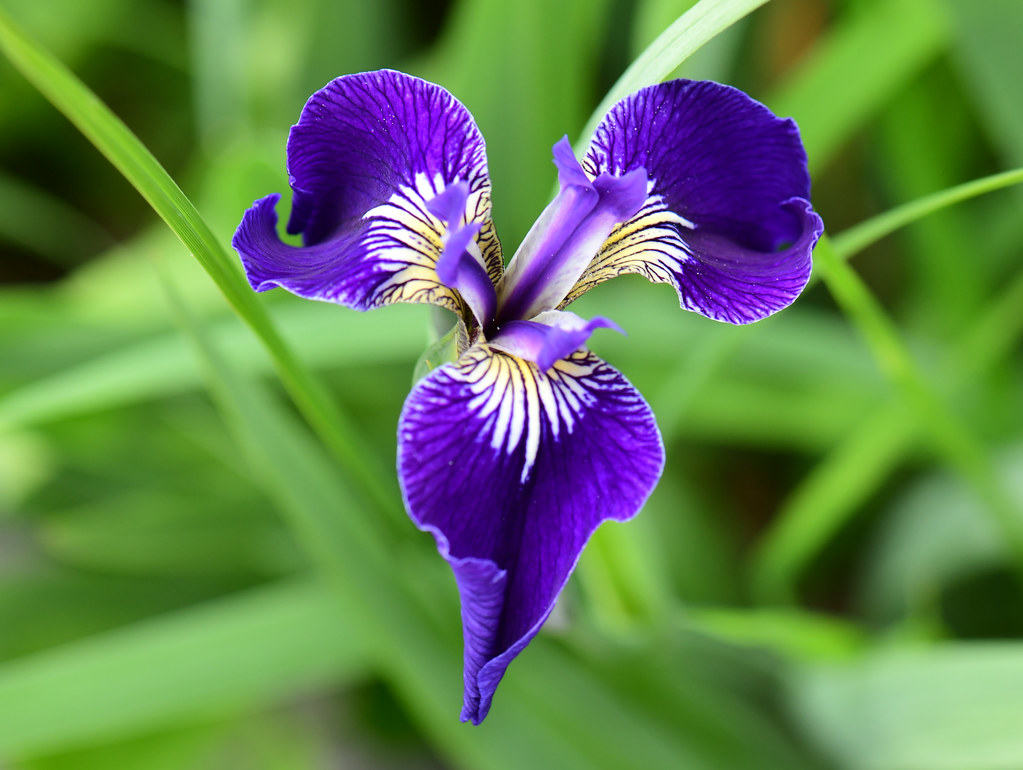
#> input picture image1.jpg, 1023 x 770 px
$ python ejercicio2ultimo.py
#> lines starting #> are read from the running program, lines starting #| are printed output that depends on the picture; after the words box and inside, x2 and y2 are one past the last pixel; in counts of white or black regions, pixels touching at a corner belong together
import cv2
import numpy as np
import matplotlib.pyplot as plt
from sklearn.tree import DecisionTreeClassifier

# 1. Cargar la imagen
image = cv2.imread('image1.jpg')  # Cambia 'flor.jpg' por la ruta de tu imagen
#> image is the input picture: shape (770, 1023, 3); mean B, G, R 82.6, 127.8, 98.7

# 2. Convertir la imagen a escala de grises
gray = cv2.cvtColor(image, cv2.COLOR_BGR2GRAY)
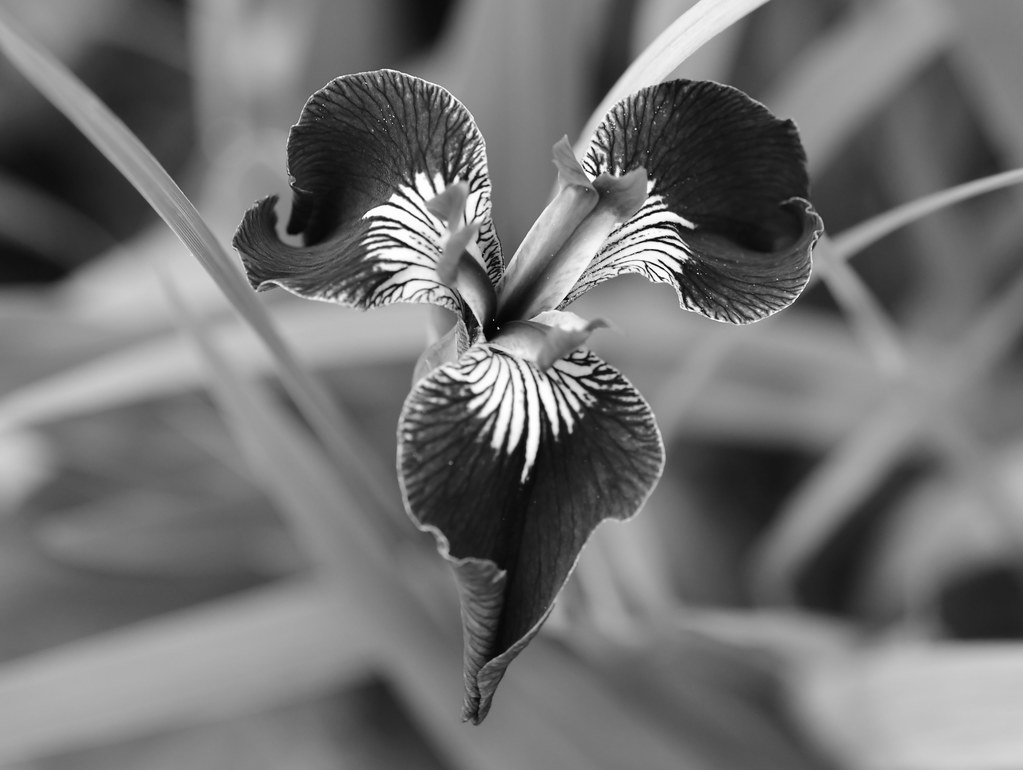
#> gray: shape (770, 1023); min 1, max 255, mean 114

# 3. Aplicar un umbral para segmentar la flor del fondo
_, thresh = cv2.threshold(gray, 120, 255, cv2.THRESH_BINARY)
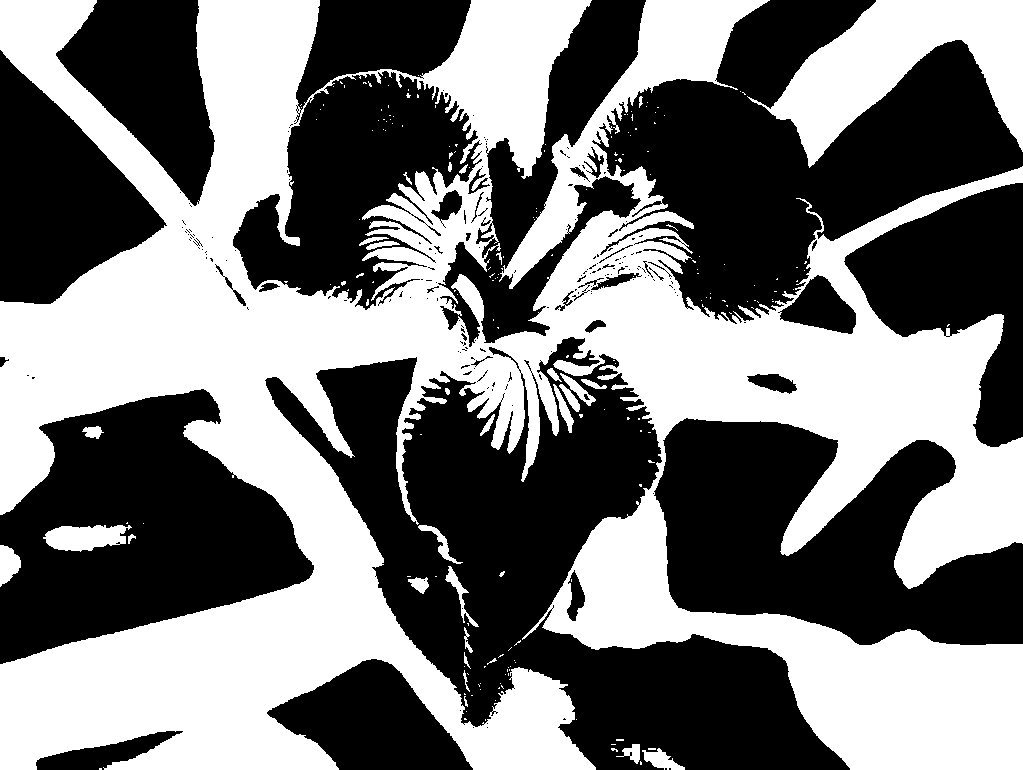
#> thresh: shape (770, 1023); 46.9% white; 199 white regions (168 under 20 px)

# Mostrar la imagen original y la imagen umbralizada
plt.figure(figsize=(12, 6))

plt.subplot(1, 2, 1)
plt.title('Imagen Original')
plt.imshow(cv2.cvtColor(image, cv2.COLOR_BGR2RGB))

plt.subplot(1, 2, 2)
plt.title('Imagen Umbralizada')
plt.imshow(thresh, cmap='gray')

plt.show()
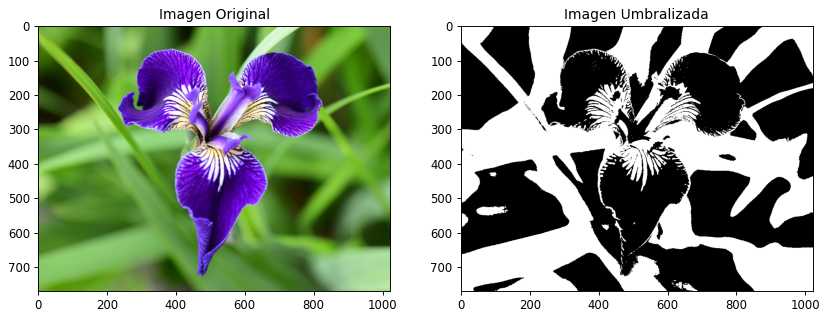
#> figure drawn by matplotlib, 2 panels

# 4. Encontrar contornos en la imagen umbralizada
contours, _ = cv2.findContours(thresh, cv2.RETR_EXTERNAL, cv2.CHAIN_APPROX_SIMPLE)
#> contours = 151 contours, 132 with area under 20; largest, box (x1, y1, x2, y2) and area: (0, 0, 1023, 770) 374281, (747, 0, 1023, 168) 19640, (43, 525, 132, 552) 1578, (0, 545, 21, 587) 547, (642, 748, 685, 770) 404

# 5. Seleccionar el contorno más grande (la flor)
largest_contour = max(contours, key=cv2.contourArea)
#> largest_contour = contour of 6558 points, box (x1, y1, x2, y2) (0, 0, 1023, 770), area 374281

# 6. Calcular el área y el perímetro de la flor
area = cv2.contourArea(largest_contour)
#> area = 374281
perimeter = cv2.arcLength(largest_contour, True)
#> perimeter = 15587.8

# 7. Ajustar un rectángulo delimitador para obtener dimensiones aproximadas (altura y ancho)
x, y, w, h = cv2.boundingRect(largest_contour)
#> x = 0; y = 0; w = 1023; h = 770

# Mostrar el contorno y el rectángulo delimitador
image_with_contour = image.copy()
cv2.drawContours(image_with_contour, [largest_contour], -1, (0, 255, 0), 2)
cv2.rectangle(image_with_contour, (x, y), (x + w, y + h), (0, 0, 255), 2)
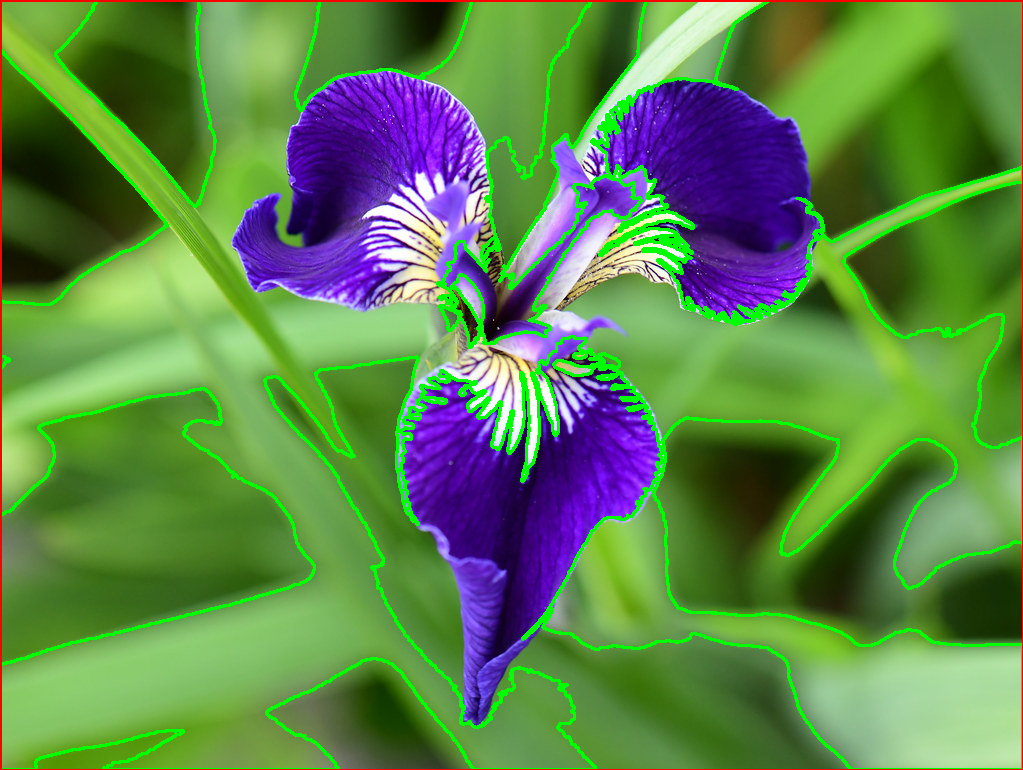
#> image_with_contour: shape (770, 1023, 3); mean B, G, R 75.6, 133.5, 93.1

# Mostrar los resultados
plt.figure(figsize=(8, 8))
plt.imshow(cv2.cvtColor(image_with_contour, cv2.COLOR_BGR2RGB))
plt.title(f"Área: {area:.2f}, Perímetro: {perimeter:.2f}, Ancho: {w}, Alto: {h}")
plt.show()

# 8. Imprimir características extraídas
print(f"Área: {area:.2f}")
#| Área: 374281.00
print(f"Perímetro: {perimeter:.2f}")
#| Perímetro: 15587.84
print(f"Ancho: {w}, Alto: {h}")
#| Ancho: 1023, Alto: 770

# 9. Crear un conjunto de datos de ejemplo con características extraídas de varias imágenes
# Suponiendo que tienes varias flores con etiquetas para entrenamiento
# Aquí es solo un ejemplo con una imagen, agrega más filas para un conjunto real.

features = np.array([[area, perimeter, w, h]])  # Características extraídas
#> features = [[374281, 15587.8, 1023, 770]]
labels = np.array([0])  # Aquí 0 representa la especie de la flor (por ejemplo, Setosa)

# 10. Entrenamiento de un modelo de árbol de decisión
clf = DecisionTreeClassifier(random_state=42)

# Entrenamiento con las características extraídas
clf.fit(features, labels)

# 11. Hacer una predicción con las características extraídas de la nueva imagen
y_pred = clf.predict(features)
#> y_pred = [0]
print("Predicción de la flor:", y_pred)
#| Predicción de la flor: [0]

# 12. Si tienes más imágenes con sus características, puedes agregarlas al conjunto de datos:
# Por ejemplo, podrías cargar otra imagen, extraer sus características y predecir su clase
